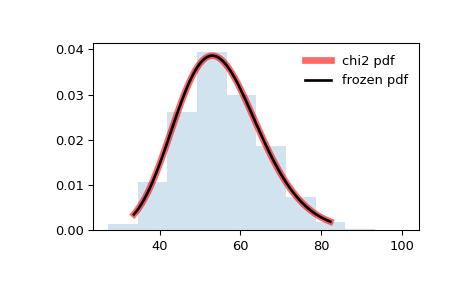

Write Python code to recreate this figure.
from scipy.stats import chi2
import matplotlib.pyplot as plt
fig, ax = plt.subplots(1, 1)

# Calculate the first four moments:

df = 55
mean, var, skew, kurt = chi2.stats(df, moments='mvsk')

# Display the probability density function (``pdf``):

x = np.linspace(chi2.ppf(0.01, df),
                chi2.ppf(0.99, df), 100)
ax.plot(x, chi2.pdf(x, df),
       'r-', lw=5, alpha=0.6, label='chi2 pdf')

# Alternatively, the distribution object can be called (as a function)
# to fix the shape, location and scale parameters. This returns a "frozen"
# RV object holding the given parameters fixed.

# Freeze the distribution and display the frozen ``pdf``:

rv = chi2(df)
ax.plot(x, rv.pdf(x), 'k-', lw=2, label='frozen pdf')

# Check accuracy of ``cdf`` and ``ppf``:

vals = chi2.ppf([0.001, 0.5, 0.999], df)
np.allclose([0.001, 0.5, 0.999], chi2.cdf(vals, df))
# True

# Generate random numbers:

r = chi2.rvs(df, size=1000)

# And compare the histogram:

ax.hist(r, density=True, histtype='stepfilled', alpha=0.2)
ax.legend(loc='best', frameon=False)
plt.show()
